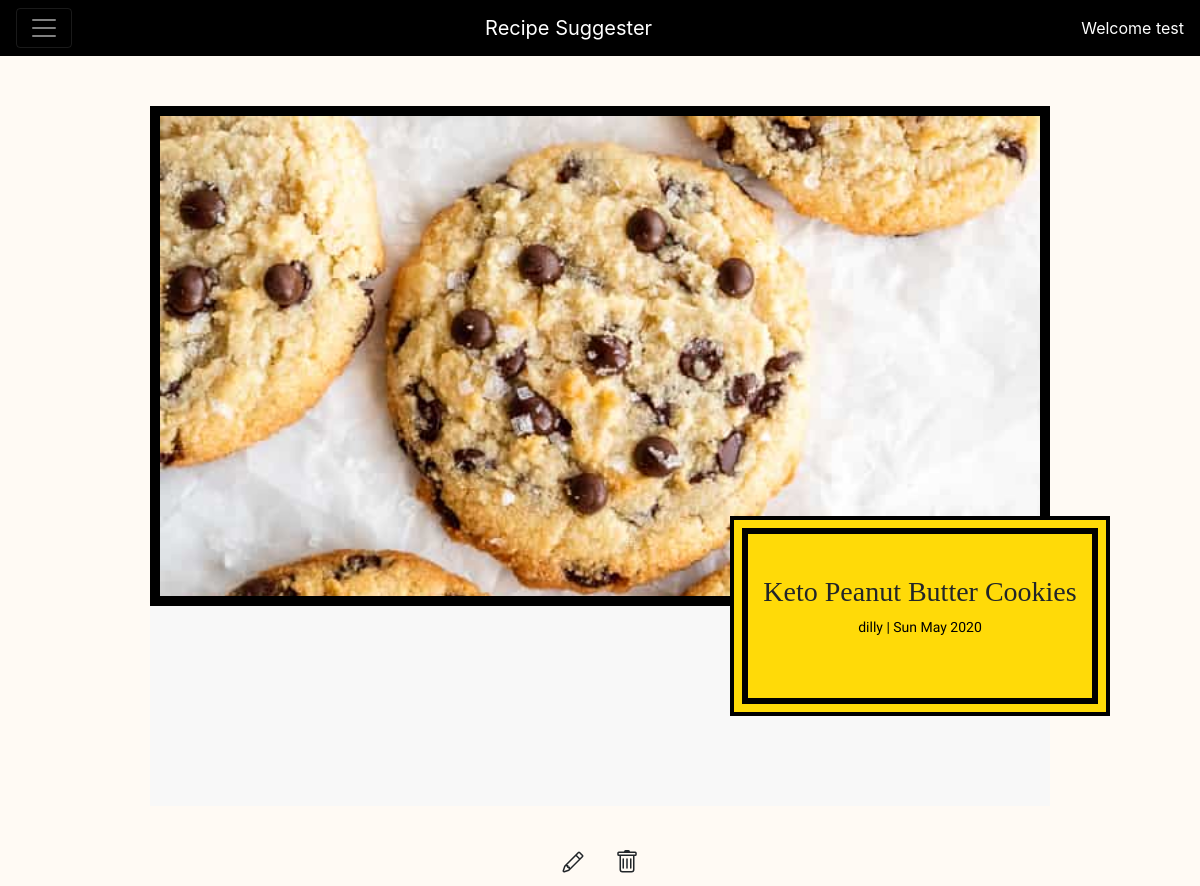
Screenshot of /recipe/29 (signed in) with the database file from the repository.
### recipe_app/models.py (models this page shows, shortened)
class RecipePost(models.Model):
    author = models.ForeignKey('auth.User', on_delete=models.CASCADE)
    title = models.CharField(max_length=200)
    url = models.URLField(max_length=200, blank=True)
    image = models.ImageField(upload_to='recipe_images', blank=True)
    description = models.TextField(blank=True)
    ingredients = RichTextField(blank=True, null=True)
    create_date = models.DateTimeField(default=datetime.datetime.now(tz=pytz.timezone('Asia/Tokyo')))
    published_date = models.DateTimeField(blank=True, null=True)

### recipe_app/views.py (the view)
# urls.py: re_path(r'^recipe/(?P<pk>\d+)$', views.RecipePostDetailView.as_view(), name='recipepost_detail'),
class RecipePostDetailView(DetailView):
    model = RecipePost

### recipe_app/templates/recipe_app/recipepost_detail.html (shortened to what this page needs)
{% extends 'recipe_app/base.html' %}
{% block body_block %}
{% load static %}
<div class="container" style="position:relative;">
    {% if user.is_authenticated %}
        <div class="row">
            <div class="col-sm-12 col-lg-12 text-center detail-image-div">
                {% if recipepost.image %}
                    <img class="recipe-detail-image" src="{{ recipepost.image.url }}">
                {% endif %}
            </div>
            <div class="recipe-detail-text">
                <a href="{{ recipepost.url }}" target="_blank"><h3 class="detail-page-header">{{ recipepost.title }}</h3>
                </a>
                <p class="post-details">{{ recipepost.author }} | {{recipepost.create_date|date:"D M Y"}}</p>
            </div>
        </div>
        <div class="row">
            <div class="recipe-ingredients">
            </div>
        </div>
        <div class="text-center">
            <a class="modify-button" href="{% url 'recipe_app:recipe_update' pk=recipepost.pk %}">
            </a>
            <a class="modify-button" href="{% url 'recipe_app:recipe_delete' pk=recipepost.pk %}">
            </a>
        </div>
    {% endif %}
</div>
{% endblock %}

### recipe_app/templates/recipe_app/base.html (shortened to what this page needs)
{% load static %}
<!DOCTYPE html>
<html lang="en">
<head>
    <link rel=stylesheet href="{% static 'css/index.css' %}" type="text/css">
    <link rel="stylesheet" href="https://stackpath.bootstrapcdn.com/bootstrap/4.4.1/css/bootstrap.min.css">
    <link rel="stylesheet" href="https://use.fontawesome.com/releases/v5.8.2/css/all.css">
</head>
<body>
    <div class="pos-f-t">
      <nav id="base-nav" class="navbar navbar-dark">
        <button class="navbar-toggler" type="button" data-toggle="collapse" data-target="#navbarToggleExternalContent" aria-controls="navbarToggleExternalContent" aria-expanded="false" aria-label="Toggle navigation">
          <span class="navbar-toggler-icon"></span>
        </button>
        <a class="navbar-brand nav-item" href="{% url 'recipe_app:index' %}">Recipe Suggester</a>
          <ul class="nav navbar-nav navbar-right nav-item">
            {% if user.is_authenticated %}
                <li>
                    {% if user.userprofileinfo.profile_pic %}
                        <a><img src="{{user.userprofileinfo.profile_pic.url}}" alt="Avatar" class="avatar"></a>
                    {% else %}
                        <a class="nav-item">Welcome {{ user.username }}</a>
                    {% endif %}
                </li>
            {% endif %}
        </ul>
      </nav>
    </div>
    <div>
        {% block body_block %}
        {% endblock %}
    </div>
</body>
</html>

### recipe_app/static/css/index.css (style rules this page uses)
body { background-color: #fffaf4 !important; }
#base-nav { background-color: black; color: white; z-index: 2; }
.nav-item { color: white; text-decoration: none; }
.recipe-ingredients { padding: 100px; background-color: #F8F8F8; width: 900px; margin: auto; margin-bottom: 30px; font-family: 'Quicksand', sans-serif; }
.recipe-detail-image { width: 900px; height: 500px; object-fit: cover; border-style: solid; color: black; border-width: 10px; margin-top: 50px; }
.detail-page-header { color: #212529; text-align: center; margin-top: 30px; font-family: 'Josefin Slab', serif; }
.recipe-detail-text { background-color: #ffda08; position: absolute; top: 460px; right: 60px; width: 380px; height: 200px; padding-top: 25px; border: 4px; border-style: solid; color: black; outline: 6px solid black; outline-offset: -18px; z-index: 2; }
.modify-button { display: inline-block; font-weight: 600; color: #212529; text-align: center; vertical-align: middle; cursor: pointer; -webkit-user-select: none; -moz-user-select: none; -ms-user-select: none; user-select: none; border: 1px solid transparent; padding: .375rem .75rem; font-size: 1.5rem; line-height: 1.5; border-radius: .25rem; transition: color .15s ease-in-out,background-color .15s ease-in-out,border-color .15s ease-in-out,box-shadow .15s ease-in-out; background-color: transparent; }
.post-details { text-align: center; font-size: 14px; font-family: "Quicksand"; }

### rows the page displays
RecipePost: image (picture), title "Keto Peanut Butter Cookies", author "dilly", create_date "Sun May 2020"

### other values shown
{{ user.username }} "test"
